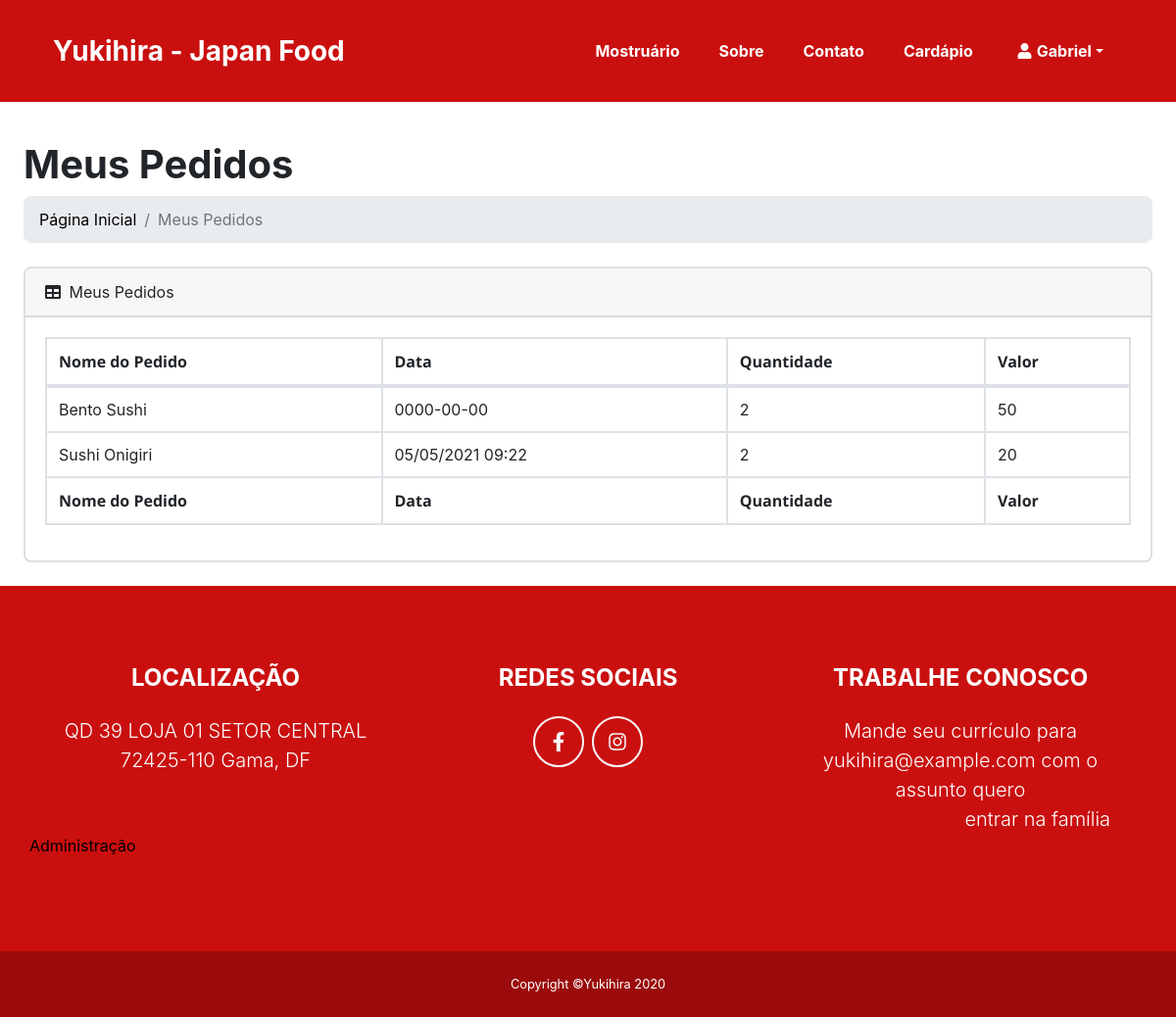
The app's page /meus_pedidos.php (signed in) with its own data.
### tables this page shows
CREATE TABLE `pedido` (
  `idpedido` int(11) NOT NULL,
  `nome_pedido` varchar(45) NOT NULL,
  `data_pedido` varchar(20) NOT NULL,
  `quantidade_pedido` int(11) NOT NULL,
  `valor_pedido` float NOT NULL,
  `cliente_idcliente` int(11) NOT NULL
);

### meus_pedidos.php (the view, shortened to what this page needs)
<?php
$nome = $_SESSION['sessao_nome'];
$idcliente = $_SESSION['sessao_idcliente'];
include 'conexao.php';
$consulta_pedido = $conexao->query("SELECT * FROM `pedido` WHERE cliente_idcliente = $idcliente");
?>
<!DOCTYPE html>
<html lang="PT-BR">
<head>
    <link href="css/styles.css" rel="stylesheet">
    <link rel="stylesheet" href="css/heading.css">
    <link rel="stylesheet" href="css/body.css">
</head>
<body id="page-top">
    <nav class="navbar navbar-expand-lg bg-secondary fixed-top" id="mainNav">
        <div class="container"><a class="navbar-brand js-scroll-trigger" href="index_logado.php" href="#page-top">Yukihira -
                Japan Food</a>
            <div class="collapse navbar-collapse" id="navbarResponsive">
                <ul class="navbar-nav ml-auto">
                    <li class="nav-item mx-0 mx-lg-1"><a class="nav-link py-3 px-0 px-lg-3 rounded js-scroll-trigger" href="index_logado.php" href="#portfolio">Mostruário</a>
                    </li>
                    <li class="nav-item mx-0 mx-lg-1"><a class="nav-link py-3 px-0 px-lg-3 rounded js-scroll-trigger" href="index_logado.php" href="#about">Sobre</a>
                    </li>
                    <li class="nav-item mx-0 mx-lg-1"><a class="nav-link py-3 px-0 px-lg-3 rounded js-scroll-trigger" href="index_logado.php" href="#contact">Contato</a>
                    </li>
                    <li class="nav-item mx-0 mx-lg-1"><a class="nav-link py-3 px-0 px-lg-3 rounded js-scroll-trigger" href="pedido_logado.php">Cardápio</a>
                    </li>
                    <li class="nav-item mx-0 mx-lg-1">
                        <div class="row">
                            <div class="col-md pl-4 user-dropdown">
                                <div class="dropdown btn-group">
                                    <a class="nav-link py-3 px-0 px-lg-3 rounded dropdown-toggle" href="#" data-toggle="dropdown" aria-haspopup="true" aria-expanded="false"><i id="icon_perfil" class="fas fa-user"></i><?php echo $nome ?></a>
                                </div>
                            </div>
                        </div>
                    </li>
                </ul>
            </div>
        </div>
    </nav>
    <div id="layoutSidenav_content">
        <main id="margintop">
            <div class="container-fluid">
                <h1 class="mt-4">Meus Pedidos</h1>
                <ol class="breadcrumb mb-4">
                    <li class="breadcrumb-item"><a href="index_logado.php">Página Inicial</a></li>
                    <li class="breadcrumb-item active">Meus Pedidos</li>
                </ol>
                <div class="card mb-4">
                    <div class="card-header">
                        <i class="fas fa-table mr-1"></i>
                        Meus Pedidos
                    </div>
                    <div class="card-body">
                        <div class="table-responsive">
                            <table class="table table-bordered" id="dataTable" width="100%" cellspacing="0">
                                <thead>
                                    <tr>
                                        <th>Nome do Pedido</th>
                                        <th>Data</th>
                                        <th>Quantidade</th>
                                        <th>Valor</th>
                                    </tr>
                                </thead>
                                <tfoot>
                                    <tr>
                                        <th>Nome do Pedido</th>
                                        <th>Data</th>
                                        <th>Quantidade</th>
                                        <th>Valor</th>
                                    </tr>
                                </tfoot>
                                <tbody>
                                    <?php
                                    while ($lista = $consulta_pedido->fetch(PDO::FETCH_ASSOC)) {
                                    ?>
                                        <tr>
                                            <form action="alterar_pedido.php" method="POST">
                                                <td><input type="hidden" name="nome_pedido" value="<?php echo $lista["nome_pedido"] ?>"> <?php echo $lista["nome_pedido"] ?> </td>
                                                <td><input type="hidden" name="data_pedido" value="<?php echo $lista["data_pedido"] ?>"> <?php echo $lista["data_pedido"] ?> </td>
                                                <td><input type="hidden" name="quantidade_pedido" value="<?php echo $lista["quantidade_pedido"] ?>"> <?php echo $lista["quantidade_pedido"] ?> </td>
                                                <td><input type="hidden" name="valor_pedido" value="<?php echo $lista["valor_pedido"] ?>"> <?php echo $lista["valor_pedido"] ?> </td>
                                            </form>
                                        </tr>
                                    <?php } ?>
                                </tbody>
                            </table>
                        </div>
                    </div>
                </div>
            </div>
        </main>
        <footer class="footer text-center">
            <div class="container">
                <div class="row">
                    <div class="col-lg-4 mb-5 mb-lg-0">
                        <h4 class="mb-4">LOCALIZAÇÃO</h4>
                        <p class="pre-wrap lead mb-0">QD 39 LOJA 01 SETOR CENTRAL 72425-110 Gama, DF</p>
                    </div>
                    <div class="col-lg-4 mb-5 mb-lg-0">
                        <h4 class="mb-4">REDES SOCIAIS</h4><a id="botao_social" class="btn btn-outline-light rounded-circle btn-social mx-1" href="https://www.facebook.com/profile.php?id=100007155765748"><i id="social" class="fab fa-fw fa-facebook-f"></i></a><a id="botao_social" class="btn btn-outline-light rounded-circle btn-social mx-1" href="https://www.instagram.com/g_andradd"><i id="social" class="fab fa-fw fa-instagram"></i></a>
                    </div>
                    <div class="col-lg-4">
                        <h4 class="mb-4">TRABALHE CONOSCO</h4>
                        <p class="pre-wrap lead mb-0">Mande seu currículo para yukihira@example.com com o assunto quero
                            entrar na família</p>
                    </div>
                    <p><a id="administracao" href="usuario/index.php">Administração</a></p>
                </div>
            </div>
        </footer>
        <section class="copyright py-4 text-center text-white">
            <div class="container"><small class="pre-wrap">Copyright ©Yukihira 2020</small></div>
        </section>
</body>
</html>

### meus_pedidos.php (style rules this page uses)
#margintop { margin-top: 10%; }

### records on screen
pedido: nome_pedido "Bento Sushi", data_pedido "0000-00-00", quantidade_pedido "2", valor_pedido "50"
pedido: nome_pedido "Sushi Onigiri", data_pedido "05/05/2021 09:22", quantidade_pedido "2", valor_pedido "20"

### other values on screen
$nome "Gabriel"
